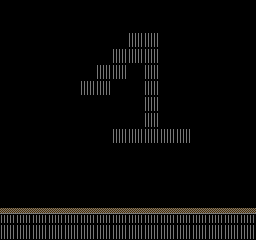

Rendered tile map (Tiled .tmx) drawn with the repository's tilesets; below, a short description and the full map source, tile grids included:
An orthogonal 16x15 tile map with 16x16 px tiles, 1 tile layer (Tile Layer 1) and 3 objects.

<map version="1.2" tiledversion="1.3.4" orientation="orthogonal" renderorder="right-down" width="16" height="15" tilewidth="16" tileheight="16" infinite="0" nextlayerid="16" nextobjectid="227">
 <tileset firstgid="1" source="TileSet.tsx" />
 <layer id="1" name="Tile Layer 1" width="16" height="15">
  <data encoding="csv">
0,0,0,0,0,0,0,0,0,0,0,0,0,0,0,0,
0,0,0,0,0,0,0,0,0,0,0,0,0,0,0,0,
0,0,0,0,0,0,0,0,14,14,0,0,0,0,0,0,
0,0,0,0,0,0,0,14,14,14,0,0,0,0,0,0,
0,0,0,0,0,0,14,14,0,14,0,0,0,0,0,0,
0,0,0,0,0,14,14,0,0,14,0,0,0,0,0,0,
0,0,0,0,0,0,0,0,0,14,0,0,0,0,0,0,
0,0,0,0,0,0,0,0,0,14,0,0,0,0,0,0,
0,0,0,0,0,0,0,14,14,14,14,14,0,0,0,0,
0,0,0,0,0,0,0,0,0,0,0,0,0,0,0,0,
0,0,0,0,0,0,0,0,0,0,0,0,0,0,0,0,
0,0,0,0,0,0,0,0,0,0,0,0,0,0,0,0,
0,0,0,0,0,0,0,0,0,0,0,0,0,0,0,0,
10,10,10,10,10,10,10,10,10,10,10,10,10,10,10,10,
14,14,14,14,14,14,14,14,14,14,14,14,14,14,14,14
</data>
 </layer>
 <objectgroup id="8" name="BlastShard" />
 <objectgroup id="13" name="Checkpoint" />
 <objectgroup id="14" name="EnemyStationaryL" />
 <objectgroup id="2" name="Cole">
  <object id="223" x="16" y="192" width="16" height="16" />
 </objectgroup>
 <objectgroup id="15" name="EnemyStationaryR" />
 <objectgroup id="3" name="Platforms">
  <object id="220" x="0" y="208" width="256" height="32" />
 </objectgroup>
 <objectgroup id="8" name="Pole" />
 <objectgroup id="9" name="Enemy" />
 <objectgroup id="9" name="Ledge" />
 <objectgroup id="4" name="Water" />
 <objectgroup id="5" name="Rail" />
 <objectgroup id="6" name="ElePhone" />
 <objectgroup id="7" name="EleJunc" />
 <objectgroup id="11" name="People" />
 <objectgroup id="12" name="EndShard">
  <object id="224" x="224" y="176" width="16" height="16" />
 </objectgroup>
</map>
